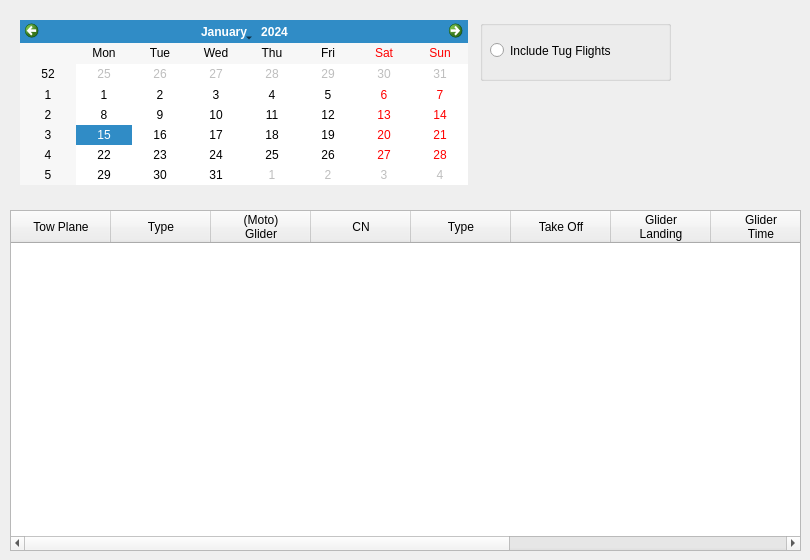
    <widget class="QWidget" name="FlightLog">
     <attribute name="title">
      <string>Flight Logs</string>
     </attribute>
     <widget class="QTableWidget" name="FlightLogTable">
      <property name="geometry">
       <rect>
        <x>10</x>
        <y>210</y>
        <width>791</width>
        <height>341</height>
       </rect>
      </property>
      <property name="sizePolicy">
       <sizepolicy hsizetype="Preferred" vsizetype="Preferred">
        <horstretch>0</horstretch>
        <verstretch>0</verstretch>
       </sizepolicy>
      </property>
      <property name="font">
       <font>
        <pointsize>9</pointsize>
       </font>
      </property>
      <property name="toolTip">
       <string>&lt;html&gt;&lt;head/&gt;&lt;body&gt;&lt;p&gt;Flight Log data&lt;/p&gt;&lt;/body&gt;&lt;/html&gt;</string>
      </property>
      <property name="editTriggers">
       <set>QAbstractItemView::NoEditTriggers</set>
      </property>
      <property name="selectionMode">
       <enum>QAbstractItemView::SingleSelection</enum>
      </property>
      <property name="selectionBehavior">
       <enum>QAbstractItemView::SelectRows</enum>
      </property>
      <property name="columnCount">
       <number>11</number>
      </property>
      <column>
       <property name="text">
        <string>Tow Plane</string>
       </property>
       <property name="font">
        <font>
         <pointsize>9</pointsize>
        </font>
       </property>
       <property name="textAlignment">
        <set>AlignHCenter|AlignVCenter|AlignCenter</set>
       </property>
      </column>
      <column>
       <property name="text">
        <string>Type</string>
       </property>
       <property name="font">
        <font>
         <pointsize>9</pointsize>
        </font>
       </property>
      </column>
      <column>
       <property name="text">
        <string>(Moto) 
Glider</string>
       </property>
      </column>
      <column>
       <property name="text">
        <string>CN</string>
       </property>
      </column>
      <column>
       <property name="text">
        <string>Type</string>
       </property>
      </column>
      <column>
       <property name="text">
        <string>Take Off</string>
       </property>
      </column>
      <column>
       <property name="text">
        <string>Glider 
Landing</string>
       </property>
      </column>
      <column>
       <property name="text">
        <string>Glider 
Time</string>
       </property>
      </column>
      <column>
       <property name="text">
        <string>Tow Plane 
Max Alt (QFE)</string>
       </property>
      </column>
      <column>
       <property name="text">
        <string>Glider 
Max Alt</string>
       </property>
      </column>
      <column>
       <property name="text">
        <string>Track File</string>
       </property>
      </column>
     </widget>
     <widget class="QCalendarWidget" name="FlightLogcalendar">
      <property name="geometry">
       <rect>
        <x>20</x>
        <y>20</y>
        <width>448</width>
        <height>165</height>
       </rect>
      </property>
      <property name="toolTip">
       <string>&lt;html&gt;&lt;head/&gt;&lt;body&gt;&lt;p&gt;Date for which flight log data to be calculated&lt;/p&gt;&lt;/body&gt;&lt;/html&gt;</string>
      </property>
     </widget>
     <widget class="QGroupBox" name="IncludeTugsBox">
      <property name="geometry">
       <rect>
        <x>480</x>
        <y>20</y>
        <width>191</width>
        <height>61</height>
       </rect>
      </property>
      <property name="toolTip">
       <string>&lt;html&gt;&lt;head/&gt;&lt;body&gt;&lt;p&gt;Include Tug FLights if checked&lt;/p&gt;&lt;/body&gt;&lt;/html&gt;</string>
      </property>
      <property name="title">
       <string/>
      </property>
      <widget class="QRadioButton" name="IncludeTugsButton">
       <property name="geometry">
        <rect>
         <x>10</x>
         <y>20</y>
         <width>161</width>
         <height>21</height>
        </rect>
       </property>
       <property name="toolTip">
        <string>&lt;html&gt;&lt;head/&gt;&lt;body&gt;&lt;p&gt;Include Tug FLights if checked&lt;/p&gt;&lt;/body&gt;&lt;/html&gt;</string>
       </property>
       <property name="text">
        <string>Include Tug Flights</string>
       </property>
      </widget>
     </widget>
    </widget>
